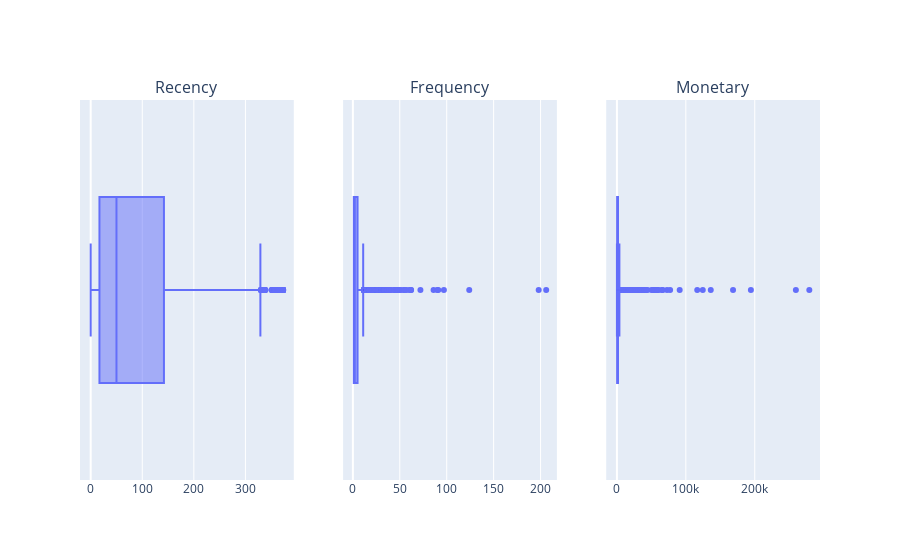

Notebook code cell kept with this figure:
### Markdown cell above
После того как вы подготовите RFM-таблицу, визуализируйте каждую из трёх компонент, например, в виде коробчатых диаграмм (boxplot). Вы получите примерно следующие результаты (графики могут отличаться в зависимости от того, как вы выполните предобработку данных):

### Code cell
boxes = [px.box(RFM_table, x=column) for column in RFM_table.columns]
fig = make_subplots(
    rows=1, cols=3, 
    subplot_titles=(
        "Recency","Frequency", "Monetary"
    )
)

for i, box in enumerate(boxes):
    fig.add_trace(boxes[i]['data'][0], row=1, col=i+1)

fig.update_layout(showlegend=True)
#fig.write_html('plotly/boxplot_1.html')
fig.show()

### Figure 1 — Plotly figure (JSON) as saved in the notebook; plotly's stock layout.template omitted (floating-point values rounded to 4 significant figures; data arrays with more than 128 entries replaced by an {"elided": "..."} marker saying what was removed)
{"data": [{"alignmentgroup": "True", "hovertemplate": "recency=%{x}<extra></extra>", "legendgroup": "", "marker": {"color": "#636efa"}, "name": "", "notched": false, "offsetgroup": "", "orientation": "h", "showlegend": false, "type": "box", "x": {"elided": "4334 int values"}, "x0": " ", "xaxis": "x", "y0": " ", "yaxis": "y"}, {"alignmentgroup": "True", "hovertemplate": "frequency=%{x}<extra></extra>", "legendgroup": "", "marker": {"color": "#636efa"}, "name": "", "notched": false, "offsetgroup": "", "orientation": "h", "showlegend": false, "type": "box", "x": {"elided": "4334 int values"}, "x0": " ", "xaxis": "x2", "y0": " ", "yaxis": "y2"}, {"alignmentgroup": "True", "hovertemplate": "monetary_value=%{x}<extra></extra>", "legendgroup": "", "marker": {"color": "#636efa"}, "name": "", "notched": false, "offsetgroup": "", "orientation": "h", "showlegend": false, "type": "box", "x": {"elided": "4334 float values"}, "x0": " ", "xaxis": "x3", "y0": " ", "yaxis": "y3"}], "layout": {"annotations": [{"font": {"size": 16}, "showarrow": false, "text": "Recency", "x": 0.1444, "xanchor": "center", "xref": "paper", "y": 1, "yanchor": "bottom", "yref": "paper"}, {"font": {"size": 16}, "showarrow": false, "text": "Frequency", "x": 0.5, "xanchor": "center", "xref": "paper", "y": 1, "yanchor": "bottom", "yref": "paper"}, {"font": {"size": 16}, "showarrow": false, "text": "Monetary", "x": 0.8556, "xanchor": "center", "xref": "paper", "y": 1, "yanchor": "bottom", "yref": "paper"}], "showlegend": true, "xaxis": {"anchor": "y", "domain": [0, 0.2889]}, "xaxis2": {"anchor": "y2", "domain": [0.3556, 0.6444]}, "xaxis3": {"anchor": "y3", "domain": [0.7111, 1]}, "yaxis": {"anchor": "x", "domain": [0, 1]}, "yaxis2": {"anchor": "x2", "domain": [0, 1]}, "yaxis3": {"anchor": "x3", "domain": [0, 1]}}}
